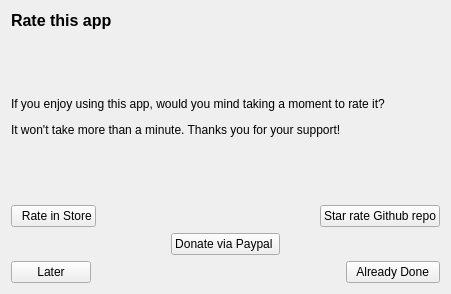
<?xml version="1.0" encoding="UTF-8"?>
<ui version="4.0">
 <class>RateApp</class>
 <widget class="QWidget" name="RateApp">
  <property name="geometry">
   <rect>
    <x>0</x>
    <y>0</y>
    <width>451</width>
    <height>294</height>
   </rect>
  </property>
  <property name="windowTitle">
   <string>Form</string>
  </property>
  <layout class="QVBoxLayout" name="verticalLayout">
   <item>
    <widget class="QLabel" name="label">
     <property name="sizePolicy">
      <sizepolicy hsizetype="Preferred" vsizetype="Maximum">
       <horstretch>0</horstretch>
       <verstretch>0</verstretch>
      </sizepolicy>
     </property>
     <property name="font">
      <font>
       <pointsize>12</pointsize>
       <bold>true</bold>
      </font>
     </property>
     <property name="text">
      <string>Rate this app</string>
     </property>
    </widget>
   </item>
   <item>
    <widget class="QLabel" name="label_2">
     <property name="sizePolicy">
      <sizepolicy hsizetype="Preferred" vsizetype="Minimum">
       <horstretch>0</horstretch>
       <verstretch>0</verstretch>
      </sizepolicy>
     </property>
     <property name="text">
      <string>&lt;html&gt;&lt;head/&gt;&lt;body&gt;&lt;p&gt;If you enjoy using this app, would you mind taking a moment to rate it?&lt;/p&gt;&lt;p&gt;It won't take more than a minute. Thanks you for your support!&lt;/p&gt;&lt;/body&gt;&lt;/html&gt;</string>
     </property>
     <property name="wordWrap">
      <bool>true</bool>
     </property>
    </widget>
   </item>
   <item>
    <layout class="QVBoxLayout" name="verticalLayout_2">
     <property name="bottomMargin">
      <number>0</number>
     </property>
     <item>
      <layout class="QHBoxLayout" name="horizontalLayout_2">
       <item>
        <widget class="QPushButton" name="rateNowBtn">
         <property name="text">
          <string>  Rate in Store</string>
         </property>
        </widget>
       </item>
       <item>
        <spacer name="horizontalSpacer_3">
         <property name="orientation">
          <enum>Qt::Horizontal</enum>
         </property>
         <property name="sizeHint" stdset="0">
          <size>
           <width>40</width>
           <height>20</height>
          </size>
         </property>
        </spacer>
       </item>
       <item>
        <widget class="QPushButton" name="rateOnGithub">
         <property name="text">
          <string>Star rate Github repo</string>
         </property>
        </widget>
       </item>
      </layout>
     </item>
     <item>
      <layout class="QHBoxLayout" name="horizontalLayout_3">
       <item>
        <spacer name="horizontalSpacer_4">
         <property name="orientation">
          <enum>Qt::Horizontal</enum>
         </property>
         <property name="sizeHint" stdset="0">
          <size>
           <width>40</width>
           <height>20</height>
          </size>
         </property>
        </spacer>
       </item>
       <item>
        <widget class="QPushButton" name="donate">
         <property name="text">
          <string>Donate via Paypal </string>
         </property>
        </widget>
       </item>
       <item>
        <spacer name="horizontalSpacer_5">
         <property name="orientation">
          <enum>Qt::Horizontal</enum>
         </property>
         <property name="sizeHint" stdset="0">
          <size>
           <width>40</width>
           <height>20</height>
          </size>
         </property>
        </spacer>
       </item>
      </layout>
     </item>
     <item>
      <layout class="QHBoxLayout" name="horizontalLayout">
       <item>
        <widget class="QPushButton" name="laterBtn">
         <property name="text">
          <string>Later</string>
         </property>
        </widget>
       </item>
       <item>
        <spacer name="horizontalSpacer">
         <property name="orientation">
          <enum>Qt::Horizontal</enum>
         </property>
         <property name="sizeHint" stdset="0">
          <size>
           <width>40</width>
           <height>10</height>
          </size>
         </property>
        </spacer>
       </item>
       <item>
        <widget class="QPushButton" name="alreadyDoneBtn">
         <property name="styleSheet">
          <string notr="true"/>
         </property>
         <property name="text">
          <string>  Already Done  </string>
         </property>
        </widget>
       </item>
      </layout>
     </item>
    </layout>
   </item>
  </layout>
 </widget>
 <resources/>
 <connections/>
</ui>
